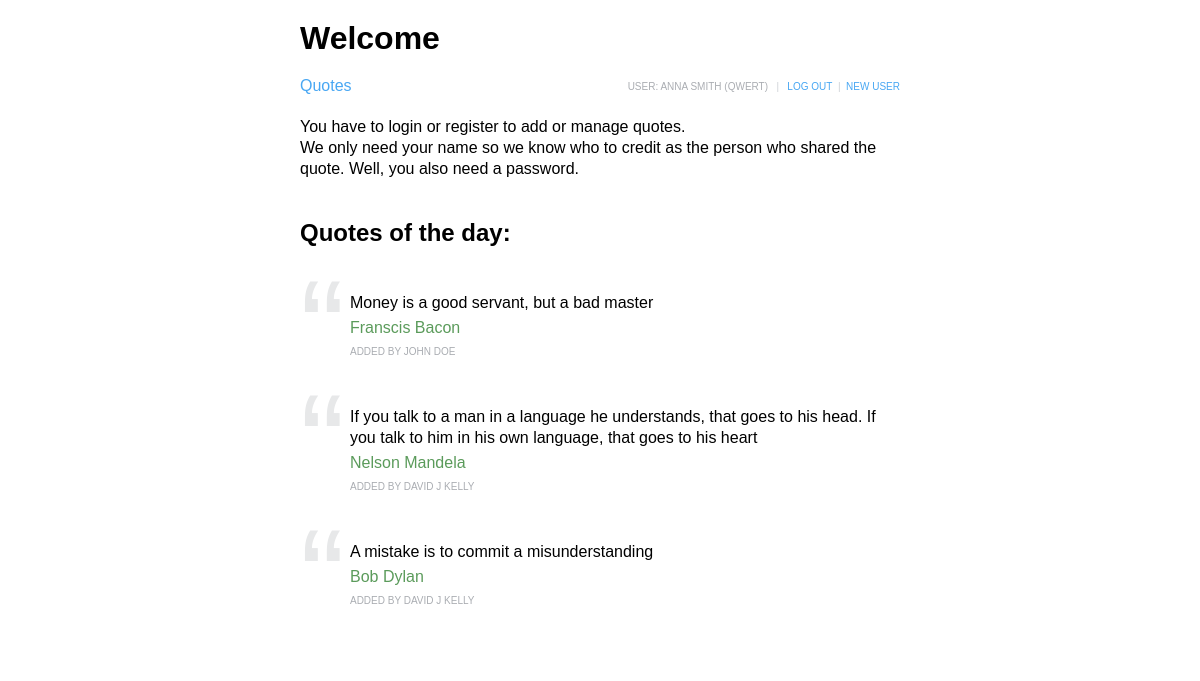
Screenshot of / (signed in) with the database file from the repository.
### tables this page shows
CREATE TABLE quotes (
            id INTEGER NOT NULL PRIMARY KEY UNIQUE,
            author VARCHAR(100) NOT NULL,
            user VARCHAR(50) NOT NULL,
            user_name VARCHAR(100) NOT NULL,
            description TEXT,
            archived TINYINT
, deleted INT);

### controller/IndexController.php (called while the page is built, shortened)
<?php
include_once 'model/Quote.php';
include_once 'model/QuoteService.php';
$pdo = require 'db.php';
$quoteService = new QuoteService($pdo);
$quoteService->getQuotes();
$quotesRandom = $quoteService->getRandom(3);
include "view/index.php";

### index.php (called while the page is built)
<?php
try {
    $controller = $_GET['controller'] ?? 'index';
    $routes = require 'routes.php';
    require_once $routes[$controller];
} catch (Throwable $e) {
    die('Something went totally wrond: '.$e->getMessage());
}

### model/QuoteService.php (called while the page is built, shortened)
<?php
require_once 'model/Quote.php';
class QuoteService
{
    private array $quotes = [];
    private PDO $pdo;
    public function __construct(PDO $pdo)
    {
        $this->pdo = $pdo;
    }
    public function getQuotes(): array
    {
        $statement = $this->pdo->prepare(
            'SELECT * FROM quotes WHERE deleted IS NULL'
        );
        $statement->execute([]);
        $result = $statement->fetchAll(PDO::FETCH_CLASS | PDO::FETCH_PROPS_LATE, Quote::class);
        $this->quotes = $result;
        return $result;
    }
    public function getRandom(int $count): array
    {
        $arr = [];
        $keys = array_rand($this->quotes, $count);
        foreach ($keys as $key) {
            $arr[] = $this->quotes[$key];
        }
        return $arr;
    }
}

### model/Quote.php (called while the page is built, shortened)
<?php
class Quote
{
    private int $id;
    private ?string $user_name = null;
    public function getUserName(): ?string
    {
        return $this->user_name;
    }
    public function getAuthor(): ?string
    {
        return $this->author;
    }
    public function getId(): int
    {
        return $this->id;
    }
    public function getDescription(): string
    {
        return $this->description;
    }
}

### view/quote-a.php (the view, shortened to what this page needs)
<div id="<?=$quote->getId()?>" class="quotewrap">
    <p class="quotesign">“</p>
    <div class="quotebody"><p class="quotetext"><?=$quote->getDescription()?></p>
        <p class="author"><?=$quote->getAuthor()?></p>
    <p class="addedby">added by <?=$quote->getUserName()?></p>
</div>
</div>

### view/index.php (shortened to what this page needs)
<!doctype html>
<html lang="en">
<head>
    <link rel="stylesheet" href="style.css">
</head>
<body>
<?php include "menu.php" ?>
<p class="quotetext">You have to login or register to add or manage quotes.<br>We only need your name so we know who to credit as the person who shared the quote. Well, you also need a password.</p>
<h2>Quotes of the day:</h2>
<div class="actuals">
    <?php foreach ($quotesRandom as $quote) :
        include 'quote-a.php';
    endforeach;?>
</div>
</body>
</html>

### style.css (style rules this page uses)
* { margin: 0; padding: 0; box-sizing: border-box; }
body { font-family: Arial, sans-serif; margin: 20px 25%; }
h2 { padding: 40px 0 0 0; }
.quotewrap { display: flex; padding-top: 45px; }
.quotesign { font-family: Arial, sans-serif; font-size: 135px; line-height: 1px; padding: 36px 5px 0 0; color: #E7E8E9; }
.quotebody { padding: 0; }
.quotetext { font-size: 16px; line-height: 21px; }
.author { padding: 6px 0 5px 0; color: #5b9b5b; }
.addedby { font-size: 10px; padding: 4px 0; color: #aaadb2; text-transform: uppercase; }

### rows the page displays
quotes: description "Money is a good servant, but a bad master", author "Franscis Bacon", user_name "JOHN DOE"
quotes: description "If you talk to a man in a language he understands, that goes to his head. If you talk to him in his own language, that goes to his heart", author "Nelson Mandela", user_name "DAVID J KELLY"
quotes: description "A mistake is to commit a misunderstanding", author "Bob Dylan", user_name "DAVID J KELLY"

### other values shown
$pageHeader "Welcome"
$user->getName() "ANNA SMITH"
$user->getUsername() "QWERT"
